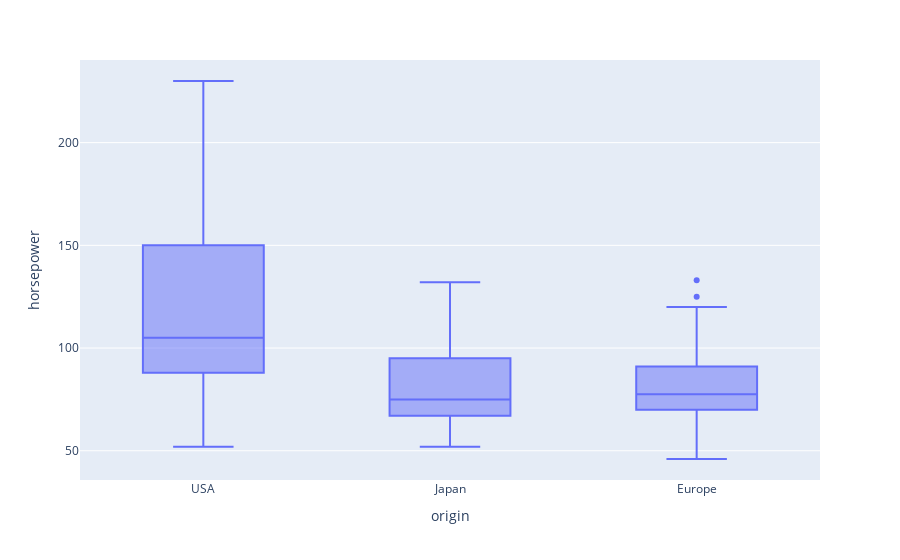

The notebook cell saved with this chart:
### Code cell
px.box(df,x = "origin", y = "horsepower")

### Figure 1 — Plotly figure (JSON) as saved in the notebook; plotly's stock layout.template omitted (floating-point values rounded to 4 significant figures; data arrays with more than 128 entries replaced by an {"elided": "..."} marker saying what was removed)
{"data": [{"alignmentgroup": "True", "hovertemplate": "origin=%{x}<br>horsepower=%{y}<extra></extra>", "legendgroup": "", "marker": {"color": "#636efa"}, "name": "", "notched": false, "offsetgroup": "", "orientation": "v", "showlegend": false, "type": "box", "x": {"elided": "398 str values"}, "x0": " ", "xaxis": "x", "y": {"elided": "398 float values"}, "y0": " ", "yaxis": "y"}], "layout": {"boxmode": "group", "legend": {"tracegroupgap": 0}, "margin": {"t": 60}, "xaxis": {"anchor": "y", "domain": [0, 1], "title": {"text": "origin"}}, "yaxis": {"anchor": "x", "domain": [0, 1], "title": {"text": "horsepower"}}}}
